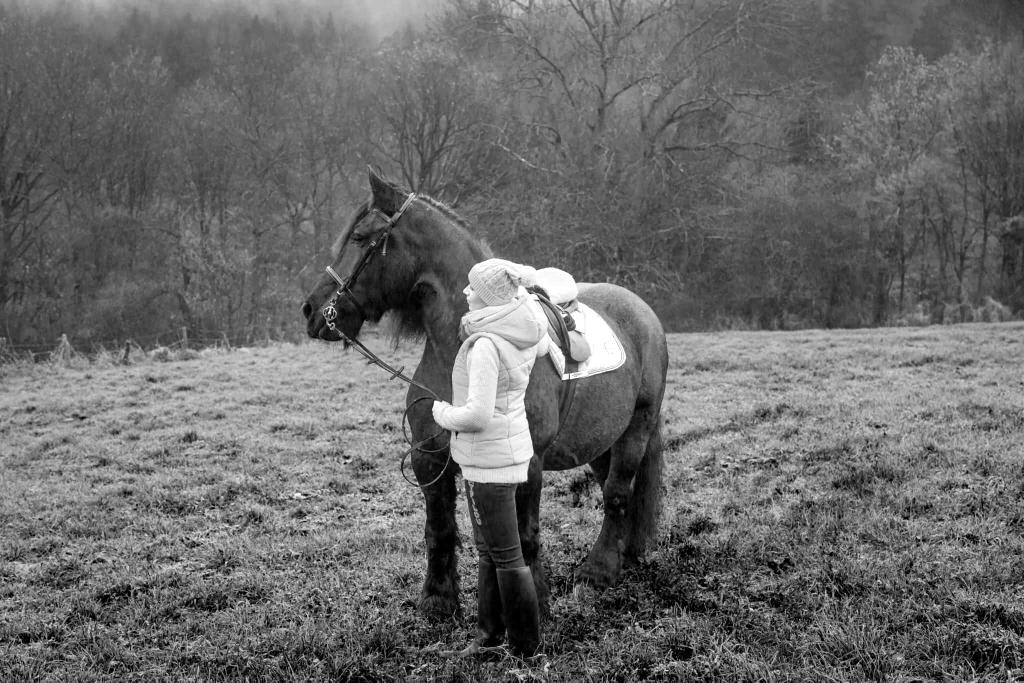
#> input picture docs/Denise.jpg, 1024 x 683 px
$ python process_testimonial_image.py ../docs/Denise.jpg out.png
#> lines starting #> are read from the running program, lines starting #| are printed output that depends on the picture
#!/usr/bin/env python3
"""
Process testimonial image: resize to 64x64px and convert to WebP
"""
import sys
from PIL import Image, ImageOps

def process_testimonial_image(input_path, output_path):
    """Process image for testimonial use"""
#> called with input_path = '../docs/Denise.jpg', output_path = 'out.png'
    try:
        # Open and load the image
        with Image.open(input_path) as img:
            # Convert to RGB if needed (for WebP compatibility)
#> img is the input picture: PIL image 1024x683 RGB; min 0, max 255, mean 105.4
            if img.mode in ('RGBA', 'P'):
                img = img.convert('RGB')

            # Create a square crop from the center
            img_square = ImageOps.fit(img, (64, 64), Image.Resampling.LANCZOS)
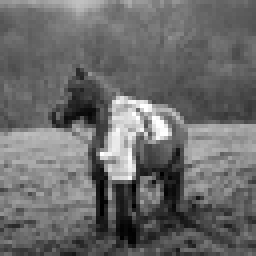
#> img_square: PIL image 64x64 RGB (shown 4 times larger); min 0, max 255, mean 106.5

            # Save as WebP with optimization
            img_square.save(
                output_path,
                'WebP',
                optimize=True,
                quality=85,
                method=6  # Best compression
            )

        print(f"✅ Successfully processed image: {input_path} -> {output_path}")
        print(f"   Size: 64x64px WebP format")
        return True

    except Exception as e:
        print(f"❌ Error processing image: {e}")
        return False

if __name__ == "__main__":
    if len(sys.argv) != 3:
        print("Usage: python3 process_testimonial_image.py <input_path> <output_path>")
        print("Example: python3 process_testimonial_image.py denise.jpg frontend/public/images/testimonials/denise-customer-64.webp")
        sys.exit(1)

    input_path = sys.argv[1]
    output_path = sys.argv[2]

    success = process_testimonial_image(input_path, output_path)
    sys.exit(0 if success else 1)
#> (the program exits here)
